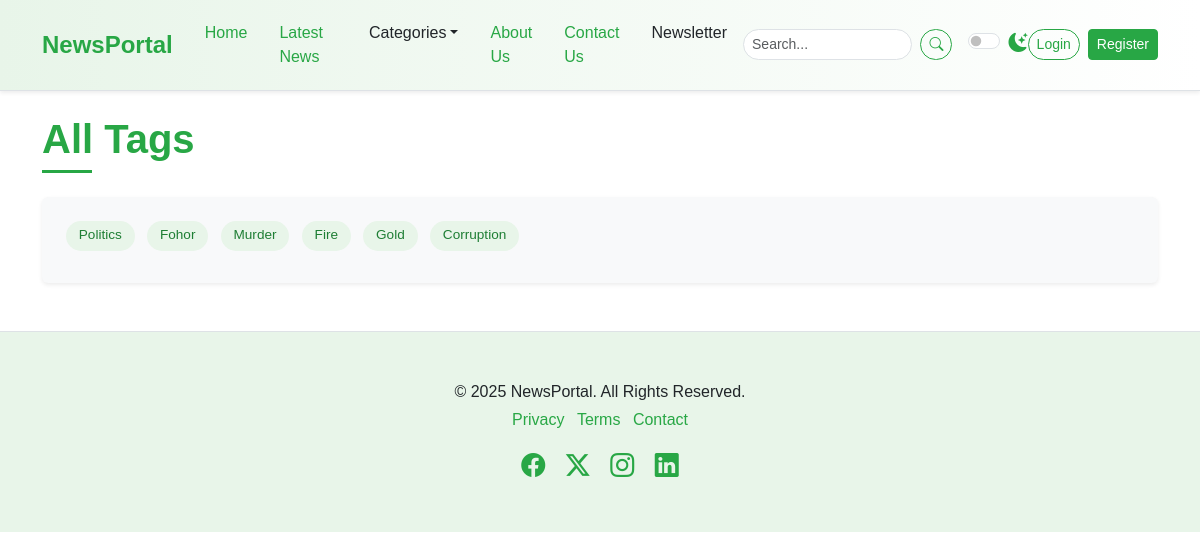
The page /tags/ on the database as committed earlier.
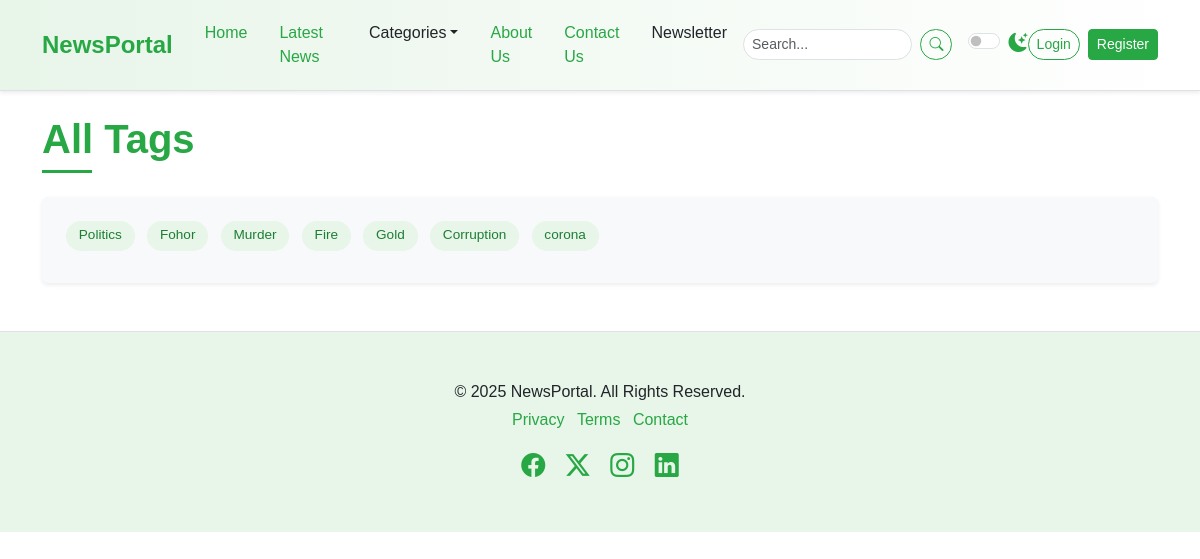
The same page on the database as committed later.
### newspaper/models.py (models this page shows, shortened)
class TimeStampModel(models.Model):
    created_at=models.DateTimeField(auto_now_add=True)
    updated_at=models.DateTimeField(auto_now_add=True)
    class Meta:
        abstract=True # Don't create table in DB

class Tag(TimeStampModel):
    name=models.CharField(max_length=100)

### newspaper/views.py (the view)
# urls.py: path("tags/", views.TagListView.as_view(), name="tags"),
class TagListView(ListView):
    model= Tag
    template_name="newsportal/tag.html"
    context_object_name="tags"

### newspaper/nav.py (called while the page is built)
def navigation(request):
    categories = Category.objects.all()[:4]
    return {"categories":categories}

### templates/newsportal/tag.html
{% extends "newsportal/base.html" %}
{% block content%}
    <div class="container mt-4 mb-5">
        <h1 class="mb-4 section-title"><span>All Tags</span></h1>
        <div class="p-4 rounded bg-light shadow-sm tag-cloud-container">
             <div class="article-tags">
                {% for tag in tags %}
                <a href="{% url 'post-by-tag' tag.id %}">{{ tag.name}}</a>
                {% endfor %}
             </div>
        </div>
    </div>
{% endblock content%}

### templates/newsportal/base.html (shortened to what this page needs)
{% load static %}
<!DOCTYPE html>
<html lang="en" data-bs-theme="light">
  <head>
    <link href="{% static 'css/bootstrap.min.css' %}"
          rel="stylesheet"/>
    <link rel="stylesheet"
          href="https://cdn.jsdelivr.net/npm/bootstrap-icons@1.11.3/font/bootstrap-icons.min.css" />
    <link rel="stylesheet" href="{% static 'css/style.css' %}" />
  </head>
  <body>
    {% include "newsportal/nav.html" %}
    {% block content %}
    {% endblock content %}
    {% include "newsportal/footer.html" %}
  </body>
</html>

### templates/newsportal/nav.html (shortened to what this page needs)
    <nav class="navbar navbar-expand-lg sticky-top elegant-navbar">
      <div class="container">
        <a class="navbar-brand fw-bold" href="{% url 'home' %}">NewsPortal</a>
        <div class="collapse navbar-collapse" id="navbarNavDropdown">
          <ul class="navbar-nav me-auto mb-2 mb-lg-0">
            <li class="nav-item">
              <a class="nav-link {% if request.resolver_match.url_name == 'home' %}active{% endif %}"
                 aria-current="page"
                 href="{% url 'home' %}">Home</a>
            </li>
            <li class="nav-item">
              <a class="nav-link {% if request.resolver_match.url_name == 'post-list' %}active{% endif %}"
                 href="{% url 'post-list' %}">Latest News</a>
            </li>
            <li class="nav-item dropdown">
              <a class="nav-link dropdown-toggle"
                 href="#"
                 role="button"
                 data-bs-toggle="dropdown"
                 aria-expanded="false">Categories</a>
            </li>
            <li class="nav-item">
              <a class="nav-link {% if request.resolver_match.url_name == 'about' %}active{% endif %}"
                 href="{% url 'about' %}">About Us</a>
            </li>
            <li class="nav-item">
              <a class="nav-link {% if request.resolver_match.url_name == 'contact' %}active{% endif %}"
                 href="{% url 'contact' %}">Contact Us</a>
            </li>
            <li class="nav-item">
              <a class="nav-link" href="#newsletter-section">Newsletter</a>
            </li>
          </ul>
          <form class="d-flex me-3" role="search" method="get" action="{% url 'search' %}">
            <input class="form-control form-control-sm me-2"
                   name="query"
                   type="search"
                   placeholder="Search..."
                   aria-label="Search" />
            <button class="btn btn-outline-success btn-sm" type="submit">
              <i class="bi bi-search"></i>
            </button>
          </form>
          <div class="form-check form-switch">
            <input class="form-check-input"
                   type="checkbox"
                   role="switch"
                   id="darkModeSwitch" />
            <label class="form-check-label" for="darkModeSwitch">
              <i class="bi bi-moon-stars-fill"></i>
            </label>
          </div>
          {% if user.is_authenticated %}
          <span class="navbar-text me-3"> Welcome, {{ user.username }}!</span>
          <form method="post" action="{% url 'accounts:logout' %}" class="d-inline">
            {% csrf_token %}
            <button type="submit" class="btn btn-outline-secondary btn-sm">Logout</button>
          </form>
          {% else %}
          <a href="{% url 'accounts:login' %}" class="btn btn-outline-success btn-sm me-2">Login</a>
          <a href="{% url 'accounts:register' %}" class="btn btn-success btn-sm">Register</a>
          {% endif %}
        </div>
      </div>
    </nav>

### templates/newsportal/footer.html
    <footer class="py-5 mt-5 elegant-footer">
      <div class="container text-center">
        <p class="mb-1">&copy; 2025 NewsPortal. All Rights Reserved.</p>
        <ul class="list-inline">
          <li class="list-inline-item">
            <a href="#">Privacy</a>
          </li>
          <li class="list-inline-item">
            <a href="#">Terms</a>
          </li>
          <li class="list-inline-item">
            <a href="#">Contact</a>
          </li>
        </ul>
        <div class="social-icons mt-3">
          <a href="#" class="text-decoration-none me-3"><i class="bi bi-facebook fs-4"></i></a>
          <a href="#" class="text-decoration-none me-3"><i class="bi bi-twitter-x fs-4"></i></a>
          <a href="#" class="text-decoration-none me-3"><i class="bi bi-instagram fs-4"></i></a>
          <a href="#" class="text-decoration-none"><i class="bi bi-linkedin fs-4"></i></a>
        </div>
      </div>
    </footer>

### static/css/style.css (style rules this page uses)
:root { --primary-green: #28a745; --light-green: #e8f5e9; --dark-green: #1e7e34; --accent-green: #5cb85c; --text-color-light: #212529; --text-color-dark: #f8f9fa; --bg-light: #ffffff; --bg-dark: #212529; --card-bg-light: #ffffff; --card-bg-dark: #343a40; --border-color-light: #dee2e6; --border-color-dark: #495057; --shadow-sm: 0 0.125rem 0.25rem rgba(0, 0, 0, 0.075); --shadow: 0 0.5rem 1rem rgba(0, 0, 0, 0.15); --transition-speed: 0.3s ease; }
body { font-family: "Poppins", sans-serif; background-color: var(--bg-light); color: var(--text-color-light); transition: background-color var(--transition-speed), color var(--transition-speed); }
.elegant-navbar { background: linear-gradient( to right, var(--light-green), #ffffff ); border-bottom: 1px solid var(--border-color-light); box-shadow: var(--shadow-sm); padding-top: 0.8rem; padding-bottom: 0.8rem; }
.elegant-navbar .navbar-brand { color: var(--primary-green); font-size: 1.5rem; transition: color var(--transition-speed); }
.elegant-navbar .nav-link { color: var(--text-color-light); font-weight: 500; transition: color var(--transition-speed); margin: 0 0.5rem; }
.elegant-navbar .nav-link:hover, .elegant-navbar .nav-link.active { color: var(--primary-green); }
.elegant-navbar .form-control { border-radius: 20px; border-color: var(--border-color-light); background-color: var(--bg-light); color: var(--text-color-light); }
.elegant-navbar .btn-outline-success { border-color: var(--primary-green); color: var(--primary-green); border-radius: 20px; transition: background-color var(--transition-speed), color var(--transition-speed); }
.elegant-navbar .form-check-label i { color: var(--primary-green); font-size: 1.2rem; }
.section-title { position: relative; padding-bottom: 10px; margin-bottom: 20px; font-weight: 600; color: var(--primary-green); }
.section-title span { position: relative; z-index: 1; background-color: var(--bg-light); padding-right: 10px; }
.section-title::after { content: ""; position: absolute; left: 0; bottom: 0; width: 50px; height: 3px; background-color: var(--primary-green); }
.elegant-footer { background-color: var(--light-green); border-top: 1px solid var(--border-color-light); color: var(--text-color-light); }
.elegant-footer a { color: var(--primary-green); text-decoration: none; transition: color var(--transition-speed); }
.elegant-footer .social-icons a { color: var(--primary-green); transition: color var(--transition-speed), transform var(--transition-speed); }
.btn-success { background-color: var(--primary-green); border-color: var(--primary-green); transition: background-color var(--transition-speed), border-color var(--transition-speed), box-shadow var(--transition-speed); }
.btn-outline-success { color: var(--primary-green); border-color: var(--primary-green); transition: background-color var(--transition-speed), color var(--transition-speed); }
.article-tags a { display: inline-block; background-color: var(--light-green); color: var(--dark-green); padding: 0.3rem 0.8rem; margin-right: 0.5rem; margin-bottom: 0.5rem; border-radius: 15px; font-size: 0.85rem; text-decoration: none; transition: background-color var(--transition-speed), color var(--transition-speed); }

Rows that differ between the two databases and show on the page:
added Tag: name "corona"
